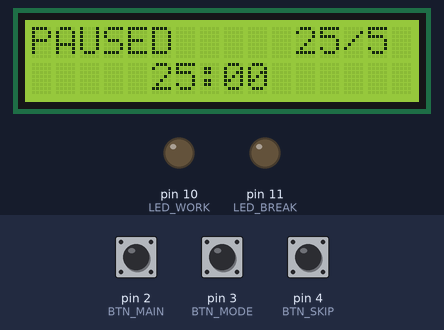
Bench run of a sketch on a simulated Arduino Uno, built with avr-gcc and run on an emulated ATmega328P. Shown: 16×2 character LCD, output pins drawn as LEDs (lit = HIGH). The test bench sets the inputs (shaded band); at power-on: pin 2 (BTN_MAIN) HIGH, pin 4 (BTN_SKIP) HIGH, pin 3 (BTN_MODE) HIGH. EEPROM starts erased.

Above: at 3.3 s.
3.4 s: pin 2 (BTN_MAIN) pulled LOW for 0.15 s
At 4.3 s:
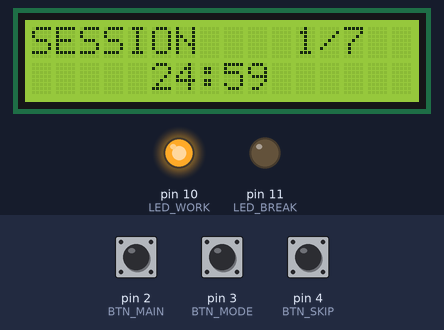
6.5 s: pin 4 (BTN_SKIP) pulled LOW for 0.15 s
At 8.4 s:
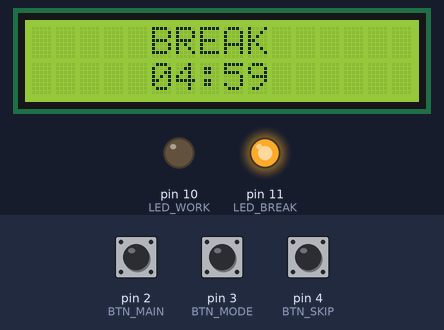
9.6 s: pin 2 (BTN_MAIN) pulled LOW for 1 s
At 11.8 s:
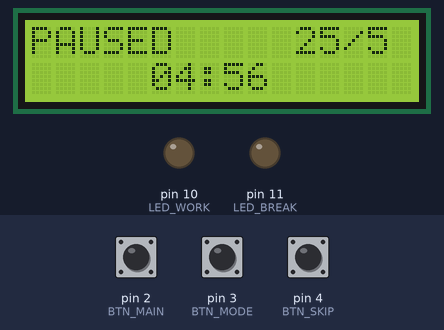
12.1 s: pin 4 (BTN_SKIP) pulled LOW for 1 s
At 13.7 s:
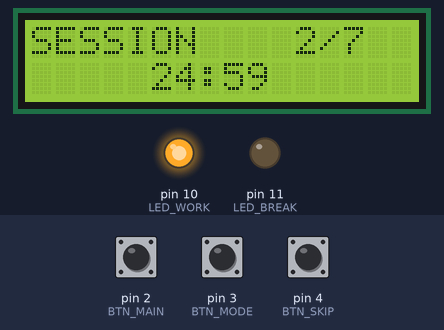
15.7 s: pin 2 (BTN_MAIN) pulsed LOW 2 times (0.12 s each, 0.3 s apart)
At 17.0 s:
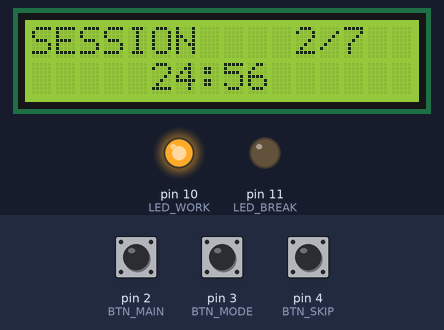
Timing chart, 0 to 18.7 s (numbered marks = the images above; inputs shaded):
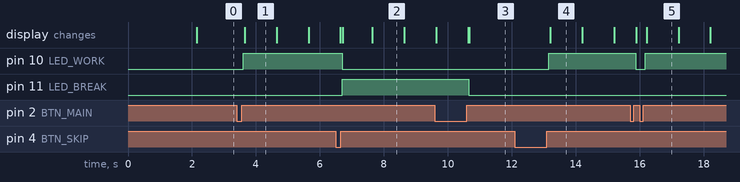

The sketch:

ETMS_v1.ino
```cpp
#include <Wire.h>
#include <LiquidCrystal_I2C.h>
#include <EEPROM.h>

LiquidCrystal_I2C lcd(0x27, 16, 2);

// --- PINS ---
const int BTN_MAIN = 2;
const int BTN_MODE = 3;
const int BTN_SKIP = 4;
const int LED_WORK = 10;
const int LED_BREAK = 11;

// --- CONFIG ---
const unsigned long LONG_PRESS_TIME = 10000UL;
const unsigned long DEBOUNCE_TIME = 50UL;
const int MAX_SESSIONS = 7;

struct TimerMode {
  unsigned long workDuration;
  unsigned long breakDuration;
};

TimerMode modes[2] = {
  {25UL * 60UL, 5UL * 60UL},
  {50UL * 60UL, 10UL * 60UL}
};

bool modeToggle = false;
int currentSession = 1;

enum Phase { PAUSED, WORK, BREAKTIME };
Phase currentPhase = PAUSED;
Phase previousRunningPhase = WORK;

unsigned long remainingTime = 25UL * 60UL;
unsigned long previousSecondMillis = 0;

struct Button {
  int pin;
  bool lastReading;
  bool stableState;
  unsigned long lastDebounceTime;
  bool longPressTriggered;
  unsigned long pressStartTime;
};

Button btnMain = {BTN_MAIN, HIGH, HIGH, 0, false, 0};
Button btnMode = {BTN_MODE, HIGH, HIGH, 0, false, 0};
Button btnSkip = {BTN_SKIP, HIGH, HIGH, 0, false, 0};

// --- EEPROM ---
struct SaveData {
  byte signature;
  byte phase;
  bool mode;
  unsigned long remain;
  int session;
};
const byte EEPROM_SIGNATURE = 0x5C; // Updated signature for new struct

void setup() {
  pinMode(BTN_MAIN, INPUT_PULLUP);
  pinMode(BTN_MODE, INPUT_PULLUP);
  pinMode(BTN_SKIP, INPUT_PULLUP);
  pinMode(LED_WORK, OUTPUT);
  pinMode(LED_BREAK, OUTPUT);

  lcd.init();
  lcd.backlight();

  loadState();
  updateLEDs();
  updateLCD();
}

void loop() {
  handleButtons();

  if (currentPhase != PAUSED) {
    if (millis() - previousSecondMillis >= 1000) {
      previousSecondMillis = millis();
      if (remainingTime > 0) remainingTime--;

      if (remainingTime == 0) {
        if (currentPhase == WORK) switchToBreak();
        else if (currentPhase == BREAKTIME) switchToWork();
      }
      updateLCD();
    }
  }
}

void handleButtons() {
  processButton(btnMain);
  processButton(btnMode);
  processButton(btnSkip);
}

void processButton(Button &btn) {
  bool reading = digitalRead(btn.pin);
  if (reading != btn.lastReading) btn.lastDebounceTime = millis();

  if ((millis() - btn.lastDebounceTime) > DEBOUNCE_TIME) {
    if (reading != btn.stableState) {
      btn.stableState = reading;
      if (btn.stableState == LOW) {
        btn.pressStartTime = millis();
        btn.longPressTriggered = false;
      } else {
        if (!btn.longPressTriggered) {
          if (btn.pin == BTN_MAIN) shortPressMain();
          else if (btn.pin == BTN_SKIP) shortPressSkip();
        }
      }
    }
  }

  if (btn.stableState == LOW && !btn.longPressTriggered) {
    if (millis() - btn.pressStartTime >= LONG_PRESS_TIME) {
      btn.longPressTriggered = true;
      if (btn.pin == BTN_MAIN) resetSystem();
      else if (btn.pin == BTN_MODE) longPressMode();
    }
  }
  btn.lastReading = reading;
}

void shortPressMain() {
  currentPhase = (currentPhase == PAUSED) ? previousRunningPhase : PAUSED;
  if (currentPhase != PAUSED) previousRunningPhase = currentPhase;
  saveState();
  updateLEDs();
  updateLCD();
}

void longPressMode() {
  modeToggle = !modeToggle;
  remainingTime = (currentPhase == BREAKTIME) ? modes[modeToggle].breakDuration : modes[modeToggle].workDuration;
  saveState();
  updateLCD();
}

void shortPressSkip() {
  if (currentPhase == WORK) switchToBreak();
  else switchToWork();
  saveState();
}

void switchToWork() {
  if (currentSession < MAX_SESSIONS) {
    currentSession++;
    currentPhase = WORK;
    previousRunningPhase = WORK;
    remainingTime = modes[modeToggle].workDuration;
  } else {
    resetSystem(); // Completed all 7 sessions
  }
  updateLEDs();
  updateLCD();
}

void switchToBreak() {
  currentPhase = BREAKTIME;
  previousRunningPhase = BREAKTIME;
  remainingTime = modes[modeToggle].breakDuration;
  updateLEDs();
  updateLCD();
}

void updateLCD() {
  lcd.clear();

  // Row 0: Status and Session Info
  lcd.setCursor(0, 0);
  if (currentPhase == WORK) {
    lcd.print("SESSION ");
    lcd.setCursor(11, 0);
    lcd.print(currentSession);
    lcd.print("/");
    lcd.print(MAX_SESSIONS);
  } else if (currentPhase == BREAKTIME) {
    lcd.print("     BREAK");
  } else {
    lcd.print("PAUSED");
    lcd.setCursor(11, 0);
    lcd.print(modeToggle ? "50/10" : "25/5");
  }

  // Row 1: Large Centered Timer
  int mins = remainingTime / 60;
  int secs = remainingTime % 60;
  lcd.setCursor(5, 1);
  if (mins < 10) lcd.print("0");
  lcd.print(mins);
  lcd.print(":");
  if (secs < 10) lcd.print("0");
  lcd.print(secs);
}

void updateLEDs() {
  digitalWrite(LED_WORK, currentPhase == WORK);
  digitalWrite(LED_BREAK, currentPhase == BREAKTIME);
}

void saveState() {
  SaveData data = {EEPROM_SIGNATURE, (byte)currentPhase, modeToggle, remainingTime, currentSession};
  EEPROM.put(0, data);
}

void loadState() {
  SaveData data;
  EEPROM.get(0, data);
  if (data.signature == EEPROM_SIGNATURE) {
    currentPhase = (Phase)data.phase;
    previousRunningPhase = (currentPhase == PAUSED) ? WORK : currentPhase;
    modeToggle = data.mode;
    remainingTime = data.remain;
    currentSession = data.session;
  } else {
    resetSystem();
  }
}

void resetSystem() {
  modeToggle = false;
  currentSession = 1;
  currentPhase = PAUSED;
  previousRunningPhase = WORK;
  remainingTime = modes[0].workDuration;
  saveState();
  lcd.clear();
  lcd.print("SYSTEM RESET");
  delay(2000);
  updateLEDs();
  updateLCD();
}
```

Measured:
- after the input at 3.4 s, pin 10 (LED_WORK): LOW → HIGH after 0.20 s; the display: changes after 0.25 s (image 1)
- after the input at 6.5 s, pin 10 (LED_WORK): HIGH → LOW after 0.20 s; pin 11 (LED_BREAK): LOW → HIGH after 0.20 s; the display: first differs from a run without the input after 0.22 s (image 2 shows a later state)
- after the input at 9.6 s, pin 11 (LED_BREAK): HIGH → LOW after 1.1 s; the display: first differs from a run without the input after 1.1 s (image 3)
- after the input at 12.1 s, pin 10 (LED_WORK): LOW → HIGH after 1.1 s; the display: changes after 1.1 s (image 4)
- after the input at 15.7 s, pin 10 (LED_WORK): HIGH → LOW after 0.18 s, → HIGH 0.30 s later; the display: first changes after 0.20 s (image 5 shows a later state)
- what the display in image 5 shows lasts 1.0 s, from 16.2 s to 17.2 s
